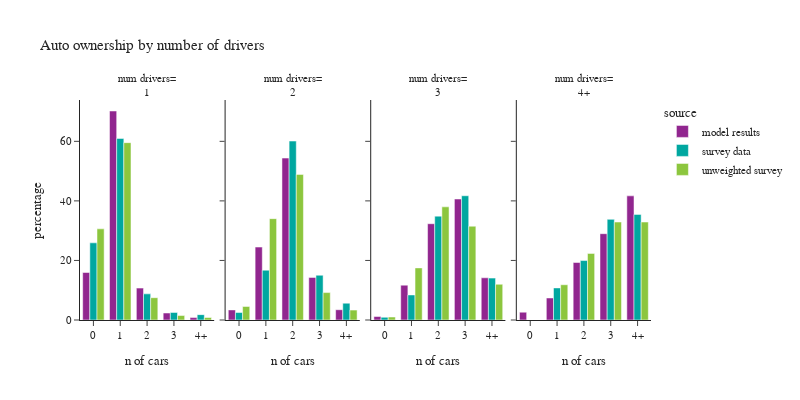

The cell this chart's notebook holds for it:
### Code cell
plot_auto(hh_data.loc[hh_data['num_drivers_simple']!="0"],'num_drivers_simple','number of drivers','num drivers')

### Figure 1 — Plotly figure (JSON) as saved in the notebook; plotly's stock layout.template omitted (floating-point values rounded to 4 significant figures)
{"data": [{"alignmentgroup": "True", "hovertemplate": "source=model results<br>num_drivers_simple=1<br>auto_ownership_simple=%{x}<br>percentage=%{y}<extra></extra>", "legendgroup": "model results", "marker": {"color": "#91268F", "pattern": {"shape": ""}}, "name": "model results", "offsetgroup": "model results", "orientation": "v", "showlegend": true, "textposition": "auto", "type": "bar", "x": ["0", "1", "2", "3", "4+"], "xaxis": "x", "y": [15.95, 70.18, 10.71, 2.339, 0.8143], "yaxis": "y"}, {"alignmentgroup": "True", "hovertemplate": "source=model results<br>num_drivers_simple=2<br>auto_ownership_simple=%{x}<br>percentage=%{y}<extra></extra>", "legendgroup": "model results", "marker": {"color": "#91268F", "pattern": {"shape": ""}}, "name": "model results", "offsetgroup": "model results", "orientation": "v", "showlegend": false, "textposition": "auto", "type": "bar", "x": ["0", "1", "2", "3", "4+"], "xaxis": "x2", "y": [3.387, 24.49, 54.37, 14.3, 3.45], "yaxis": "y2"}, {"alignmentgroup": "True", "hovertemplate": "source=model results<br>num_drivers_simple=3<br>auto_ownership_simple=%{x}<br>percentage=%{y}<extra></extra>", "legendgroup": "model results", "marker": {"color": "#91268F", "pattern": {"shape": ""}}, "name": "model results", "offsetgroup": "model results", "orientation": "v", "showlegend": false, "textposition": "auto", "type": "bar", "x": ["0", "1", "2", "3", "4+"], "xaxis": "x3", "y": [1.164, 11.7, 32.33, 40.63, 14.17], "yaxis": "y3"}, {"alignmentgroup": "True", "hovertemplate": "source=model results<br>num_drivers_simple=4+<br>auto_ownership_simple=%{x}<br>percentage=%{y}<extra></extra>", "legendgroup": "model results", "marker": {"color": "#91268F", "pattern": {"shape": ""}}, "name": "model results", "offsetgroup": "model results", "orientation": "v", "showlegend": false, "textposition": "auto", "type": "bar", "x": ["0", "1", "2", "3", "4+"], "xaxis": "x4", "y": [2.627, 7.397, 19.3, 28.99, 41.68], "yaxis": "y4"}, {"alignmentgroup": "True", "hovertemplate": "source=survey data<br>num_drivers_simple=1<br>auto_ownership_simple=%{x}<br>percentage=%{y}<extra></extra>", "legendgroup": "survey data", "marker": {"color": "#00A7A0", "pattern": {"shape": ""}}, "name": "survey data", "offsetgroup": "survey data", "orientation": "v", "showlegend": true, "textposition": "auto", "type": "bar", "x": ["0", "1", "2", "3", "4+"], "xaxis": "x", "y": [25.91, 60.97, 8.778, 2.538, 1.805], "yaxis": "y"}, {"alignmentgroup": "True", "hovertemplate": "source=survey data<br>num_drivers_simple=2<br>auto_ownership_simple=%{x}<br>percentage=%{y}<extra></extra>", "legendgroup": "survey data", "marker": {"color": "#00A7A0", "pattern": {"shape": ""}}, "name": "survey data", "offsetgroup": "survey data", "orientation": "v", "showlegend": false, "textposition": "auto", "type": "bar", "x": ["0", "1", "2", "3", "4+"], "xaxis": "x2", "y": [2.507, 16.72, 60.09, 15.03, 5.647], "yaxis": "y2"}, {"alignmentgroup": "True", "hovertemplate": "source=survey data<br>num_drivers_simple=3<br>auto_ownership_simple=%{x}<br>percentage=%{y}<extra></extra>", "legendgroup": "survey data", "marker": {"color": "#00A7A0", "pattern": {"shape": ""}}, "name": "survey data", "offsetgroup": "survey data", "orientation": "v", "showlegend": false, "textposition": "auto", "type": "bar", "x": ["0", "1", "2", "3", "4+"], "xaxis": "x3", "y": [0.9106, 8.415, 34.88, 41.73, 14.07], "yaxis": "y3"}, {"alignmentgroup": "True", "hovertemplate": "source=survey data<br>num_drivers_simple=4+<br>auto_ownership_simple=%{x}<br>percentage=%{y}<extra></extra>", "legendgroup": "survey data", "marker": {"color": "#00A7A0", "pattern": {"shape": ""}}, "name": "survey data", "offsetgroup": "survey data", "orientation": "v", "showlegend": false, "textposition": "auto", "type": "bar", "x": ["1", "2", "3", "4+"], "xaxis": "x4", "y": [10.77, 19.96, 33.8, 35.47], "yaxis": "y4"}, {"alignmentgroup": "True", "hovertemplate": "source=unweighted survey<br>num_drivers_simple=1<br>auto_ownership_simple=%{x}<br>percentage=%{y}<extra></extra>", "legendgroup": "unweighted survey", "marker": {"color": "#8CC63E", "pattern": {"shape": ""}}, "name": "unweighted survey", "offsetgroup": "unweighted survey", "orientation": "v", "showlegend": true, "textposition": "auto", "type": "bar", "x": ["0", "1", "2", "3", "4+"], "xaxis": "x", "y": [30.62, 59.56, 7.49, 1.498, 0.8388], "yaxis": "y"}, {"alignmentgroup": "True", "hovertemplate": "source=unweighted survey<br>num_drivers_simple=2<br>auto_ownership_simple=%{x}<br>percentage=%{y}<extra></extra>", "legendgroup": "unweighted survey", "marker": {"color": "#8CC63E", "pattern": {"shape": ""}}, "name": "unweighted survey", "offsetgroup": "unweighted survey", "orientation": "v", "showlegend": false, "textposition": "auto", "type": "bar", "x": ["0", "1", "2", "3", "4+"], "xaxis": "x2", "y": [4.545, 34.03, 48.89, 9.207, 3.322], "yaxis": "y2"}, {"alignmentgroup": "True", "hovertemplate": "source=unweighted survey<br>num_drivers_simple=3<br>auto_ownership_simple=%{x}<br>percentage=%{y}<extra></extra>", "legendgroup": "unweighted survey", "marker": {"color": "#8CC63E", "pattern": {"shape": ""}}, "name": "unweighted survey", "offsetgroup": "unweighted survey", "orientation": "v", "showlegend": false, "textposition": "auto", "type": "bar", "x": ["0", "1", "2", "3", "4+"], "xaxis": "x3", "y": [1.0, 17.5, 38.0, 31.5, 12.0], "yaxis": "y3"}, {"alignmentgroup": "True", "hovertemplate": "source=unweighted survey<br>num_drivers_simple=4+<br>auto_ownership_simple=%{x}<br>percentage=%{y}<extra></extra>", "legendgroup": "unweighted survey", "marker": {"color": "#8CC63E", "pattern": {"shape": ""}}, "name": "unweighted survey", "offsetgroup": "unweighted survey", "orientation": "v", "showlegend": false, "textposition": "auto", "type": "bar", "x": ["1", "2", "3", "4+"], "xaxis": "x4", "y": [11.84, 22.37, 32.89, 32.89], "yaxis": "y4"}], "layout": {"annotations": [{"font": {}, "showarrow": false, "text": "num drivers=<br>1", "x": 0.1175, "xanchor": "center", "xref": "paper", "y": 1.0, "yanchor": "bottom", "yref": "paper"}, {"font": {}, "showarrow": false, "text": "num drivers=<br>2", "x": 0.3725, "xanchor": "center", "xref": "paper", "y": 1.0, "yanchor": "bottom", "yref": "paper"}, {"font": {}, "showarrow": false, "text": "num drivers=<br>3", "x": 0.6275, "xanchor": "center", "xref": "paper", "y": 1.0, "yanchor": "bottom", "yref": "paper"}, {"font": {}, "showarrow": false, "text": "num drivers=<br>4+", "x": 0.8825, "xanchor": "center", "xref": "paper", "y": 1.0, "yanchor": "bottom", "yref": "paper"}], "barmode": "group", "font": {"size": 11}, "height": 400, "legend": {"title": {"text": "source"}, "tracegroupgap": 0}, "title": {"text": "Auto ownership by number of drivers"}, "width": 800, "xaxis": {"anchor": "y", "domain": [0.0, 0.235], "title": {"text": "n of cars"}}, "xaxis2": {"anchor": "y2", "domain": [0.255, 0.49], "matches": "x", "title": {"text": "n of cars"}}, "xaxis3": {"anchor": "y3", "domain": [0.51, 0.745], "matches": "x", "title": {"text": "n of cars"}}, "xaxis4": {"anchor": "y4", "domain": [0.765, 1.0], "matches": "x", "title": {"text": "n of cars"}}, "yaxis": {"anchor": "x", "domain": [0.0, 1.0], "title": {"text": "percentage"}}, "yaxis2": {"anchor": "x2", "domain": [0.0, 1.0], "matches": "y", "showticklabels": false}, "yaxis3": {"anchor": "x3", "domain": [0.0, 1.0], "matches": "y", "showticklabels": false}, "yaxis4": {"anchor": "x4", "domain": [0.0, 1.0], "matches": "y", "showticklabels": false}}}
